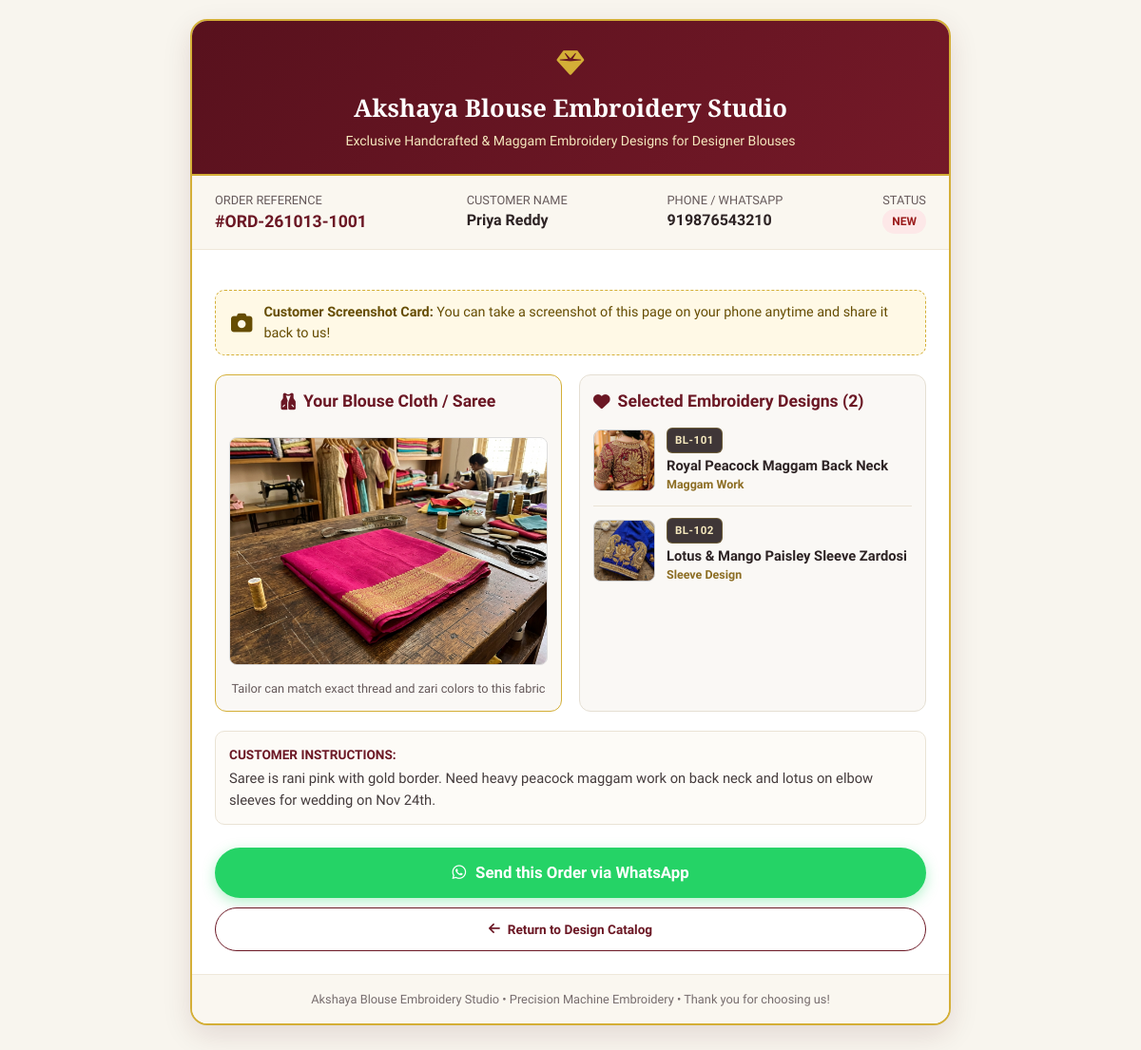
The page /order/ORD-261013-1001 on the database as committed earlier.
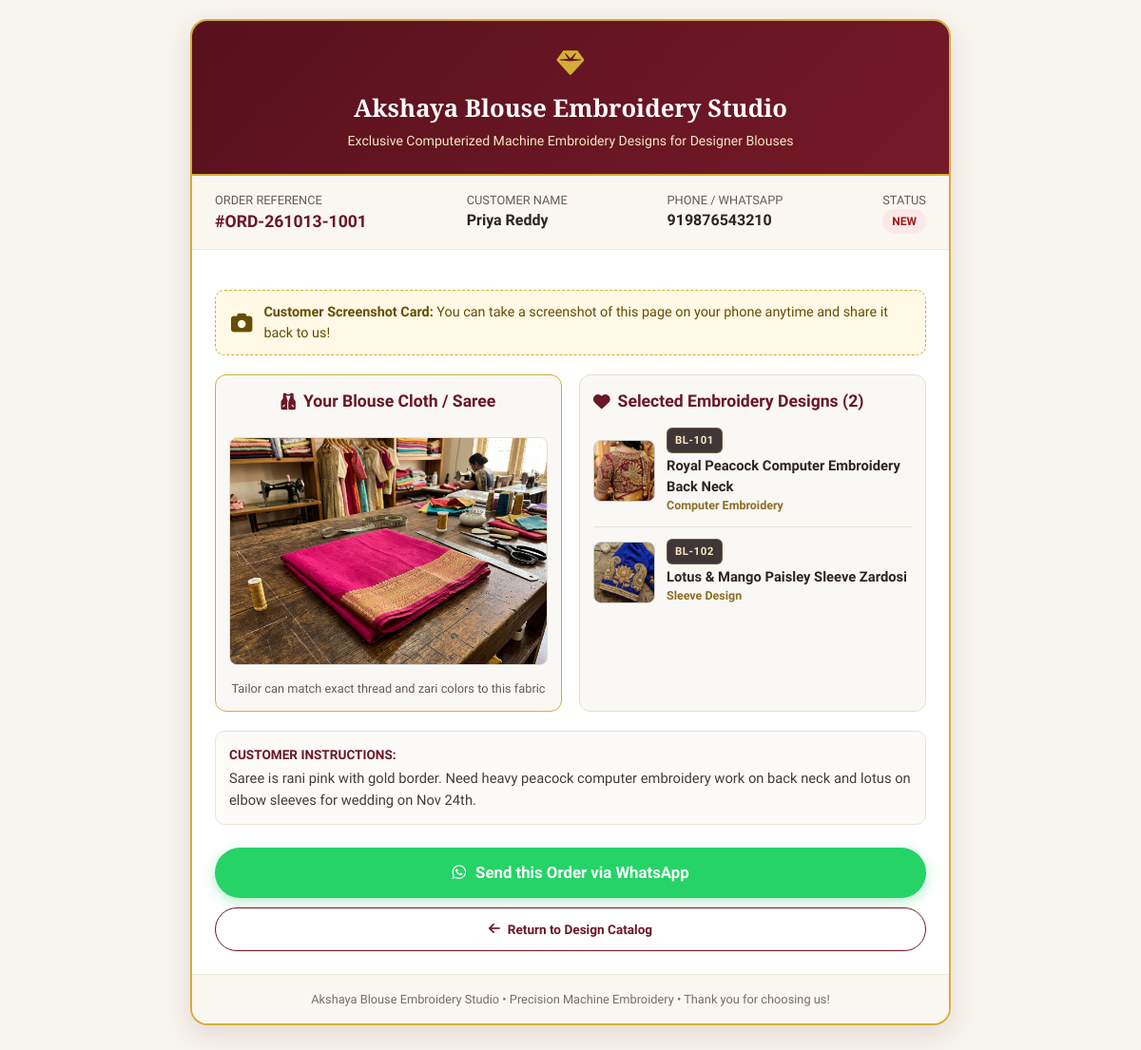
The same page on the database as committed later.
### tables this page shows
CREATE TABLE settings (
        key TEXT PRIMARY KEY,
        value TEXT NOT NULL
    );

CREATE TABLE designs (
        id INTEGER PRIMARY KEY AUTOINCREMENT,
        code TEXT NOT NULL UNIQUE,
        title TEXT NOT NULL,
        category TEXT NOT NULL,
        description TEXT,
        image_path TEXT NOT NULL,
        thumb_path TEXT NOT NULL,
        pdf_source TEXT,
        pdf_page INTEGER,
        tags TEXT,
        is_active INTEGER DEFAULT 1,
        created_at TIMESTAMP DEFAULT CURRENT_TIMESTAMP
    );

CREATE TABLE orders (
        id INTEGER PRIMARY KEY AUTOINCREMENT,
        order_code TEXT NOT NULL UNIQUE,
        customer_name TEXT NOT NULL,
        customer_phone TEXT NOT NULL,
        blouse_image_path TEXT,
        selected_design_ids TEXT NOT NULL,
        customer_notes TEXT,
        status TEXT DEFAULT 'NEW',
        created_at TIMESTAMP DEFAULT CURRENT_TIMESTAMP
    );

### app.py (the view)
@app.get("/order/{order_code}", response_class=HTMLResponse)
async def view_order_summary(request: Request, order_code: str):
    order = db.get_order_by_code(order_code)
    if not order:
        raise HTTPException(status_code=404, detail="Order not found")
    selected_designs = db.get_designs_by_ids(order.get("selected_design_ids", []))
    settings = db.get_settings()
    return templates.TemplateResponse(request, "order_summary.html", {
        "order": order,
        "designs": selected_designs,
        "settings": settings,
        "base_url": get_base_url(request)
    })

### templates/order_summary.html (shortened to what the changed rows need)
<!DOCTYPE html>
<html lang="en">
<head>
  <link rel="stylesheet" href="https://cdnjs.cloudflare.com/ajax/libs/font-awesome/6.5.1/css/all.min.css">
  <link rel="stylesheet" href="/static/css/style.css">
</head>
<body>
  <div class="receipt-container">
    <div class="receipt-header">
      <div style="font-size: 1.8rem; color: #D4AF37; margin-bottom: 6px;">
        <i class="fa-solid fa-gem"></i>
      </div>
      <h1 class="receipt-title font-serif">{{ settings.business_name }}</h1>
      <p style="color: #F4E7BD; font-size: 0.88rem;">{{ settings.tagline }}</p>
    </div>
    <div class="receipt-meta">
      <div>
        <div style="color: #665A5B; font-size: 0.8rem;">ORDER REFERENCE</div>
        <div style="font-size: 1.1rem; font-weight: 800; color: #6B1724;">#{{ order.order_code }}</div>
      </div>
      <div>
        <div style="color: #665A5B; font-size: 0.8rem;">CUSTOMER NAME</div>
        <div style="font-size: 1rem; font-weight: 700; color: #2D2324;">{{ order.customer_name }}</div>
      </div>
      <div>
        <div style="color: #665A5B; font-size: 0.8rem;">PHONE / WHATSAPP</div>
        <div style="font-size: 1rem; font-weight: 700; color: #2D2324;">{{ order.customer_phone }}</div>
      </div>
      <div>
        <div style="color: #665A5B; font-size: 0.8rem;">STATUS</div>
        <span class="order-status-badge status-{{ order.status }}">{{ order.status }}</span>
      </div>
    </div>
    <div style="padding: 24px;">
      <div class="visual-comparison-grid">
        <div class="blouse-box">
          <div class="receipt-section-title" style="justify-content: center;">
            <i class="fa-solid fa-vest"></i> Your Blouse Cloth / Saree
          </div>
          {% if order.blouse_image_path %}
          <img src="/{{ order.blouse_image_path }}" class="blouse-img-large" alt="Customer Blouse Material">
          <div style="margin-top: 8px; font-size: 0.8rem; color: #665A5B;">
            Tailor can match exact thread and zari colors to this fabric
          </div>
          {% else %}
          <div style="padding: 40px 10px; color: #888;">
            <i class="fa-solid fa-image" style="font-size: 2.5rem; margin-bottom: 8px; color: #CCC;"></i>
            <p>No blouse image was uploaded</p>
          </div>
          {% endif %}
        </div>
        <div class="designs-selection-box">
          {% for d in designs %}
          <div class="design-mini-row">
            <img src="/{{ d.thumb_path }}" alt="{{ d.title }}" class="design-mini-img">
            <div>
              <span class="badge-code" style="position: static; font-size: 0.72rem; display: inline-block;">{{ d.code }}</span>
              <div style="font-weight: 700; font-size: 0.92rem; color: #2D2324; margin-top: 2px;">{{ d.title }}</div>
              <div style="font-size: 0.78rem; color: #8C6D23; font-weight: 600;">{{ d.category }}</div>
            </div>
          </div>
          {% endfor %}
        </div>
      </div>
      {% if order.customer_notes %}
      <div style="background: #FDFBF7; border: 1px solid #EAE3D5; border-radius: 10px; padding: 14px; margin-top: 14px;">
        <div style="font-size: 0.85rem; font-weight: 700; color: #6B1724; margin-bottom: 4px;">CUSTOMER INSTRUCTIONS:</div>
        <p style="font-size: 0.92rem; color: #443B3C;">{{ order.customer_notes }}</p>
      </div>
      {% endif %}
    </div>
  </div>
</body>
</html>

Rows that differ between the two databases and show on the page:
changed settings: tagline "Exclusive Handcrafted & Maggam Embroidery Designs for Designer Blouses" → "Exclusive Computerized Machine Embroidery Designs for Designer Blouses"
changed orders "ORD-261013-1001": customer_notes "Saree is rani pink with gold border. Need heavy peacock maggam work on back neck and lotus on elbow sleeves for wedding on Nov 24th." → "Saree is rani pink with gold border. Need heavy peacock computer embroidery work on back neck and lotus on elbow sleeves for wedding on Nov 24th."
changed designs "BL-101": title "Royal Peacock Maggam Back Neck" → "Royal Peacock Computer Embroidery Back Neck"; category "Maggam Work" → "Computer Embroidery"
